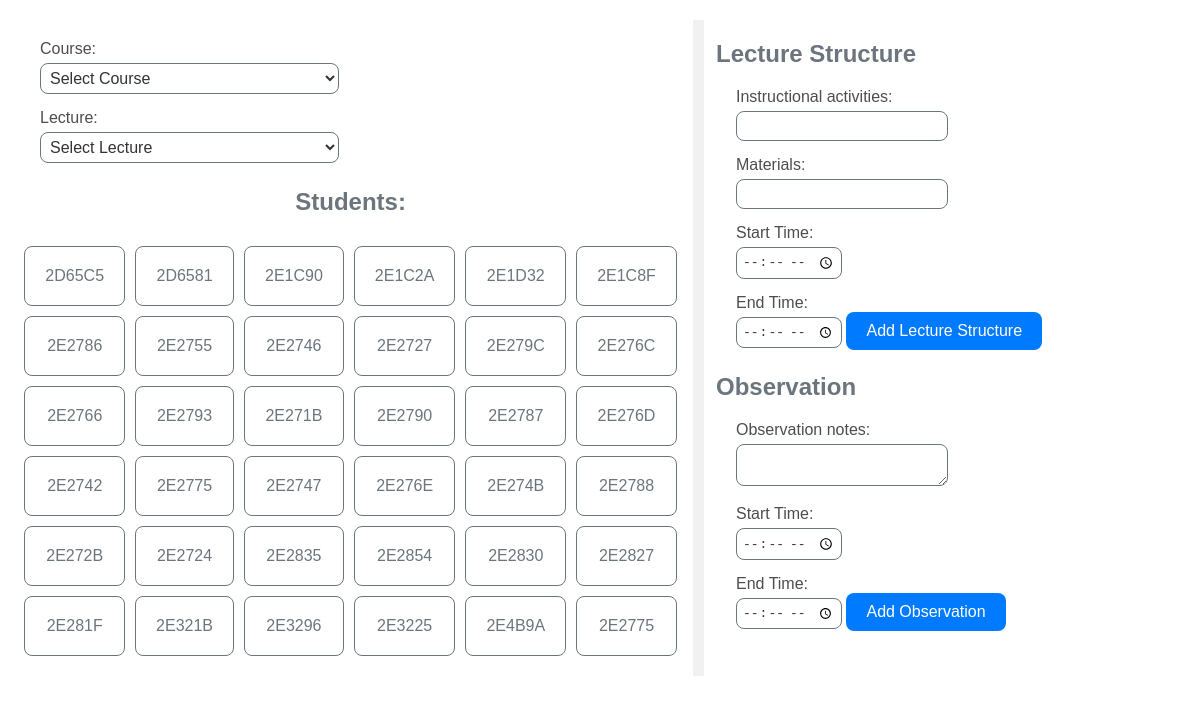
The page /FPapp/clicker/ on the database its author committed.
### FPapp/models.py (models this page shows, shortened)
class Student(models.Model):
    name = models.CharField(max_length=255)
    gender = models.CharField(max_length=10)
    courses = models.ManyToManyField('Course', through='Enrollment')

### FPapp/views.py (the view)
# urls.py: path('clicker/', views.clicker_view, name='clicker'),
def clicker_view(request):
    courses = Course.objects.all()
    students = Student.objects.all()
    context = {
        'courses': courses,
        'students': students,
    }
    return render(request, 'clicker.html', context)

### FPapp/templates/clicker.html (shortened to what this page needs)
<!DOCTYPE html>
<html>
<head>
    {% load static %}
    <link rel="stylesheet" type="text/css" href="{% static 'FPapp/styles.css' %}">
</head>
<body>
    <div class="container">
        <div class="left-section">
            <form method="POST">
                <div class="form-group">
                    <label for="course">Course:</label>
                    <select id="course" name="course" onchange="fetchLectures(this.value)">
                        <option value="">Select Course</option>
                    </select>
                    <label for="lecture">Lecture:</label>
                    <select id="lecture" name="lecture">
                        <option value="">Select Lecture</option>
                    </select>
                </div>
                <div class="students">
                    <h2>Students:</h2>
                    <div class="student-grid">
                        {% for student in students %}
                            <button type="button" onclick="sendClick('{{ student.id }}')">{{ student.name }}</button>
                        {% endfor %}
                    </div>
                </div>
            </form>
        </div>
        <div class="separator"></div>
        <div class="right-section">
            <div class="lecture-structure">
                <h2>Lecture Structure</h2>
                <form onsubmit="event.preventDefault(); addLectureStructure();">
                    <label for="structure_name">Instructional activities:</label>
                    <input type="text" id="structure_name" name="structure_name">
                    <label for="materials">Materials:</label>
                    <input type="text" id="materials" name="materials">
                    <label for="structure_start_time">Start Time:</label>
                    <input type="time" id="structure_start_time" name="structure_start_time" class="time-input">
                    <label for="structure_end_time">End Time:</label>
                    <input type="time" id="structure_end_time" name="structure_end_time" class="time-input">
                    <button type="submit">Add Lecture Structure</button>
                </form>
            </div>
            <div class="observation">
                <h2>Observation</h2>
                <form onsubmit="event.preventDefault(); addObservation();">
                    <label for="observation_text">Observation notes:</label>
                    <textarea id="observation_text" name="observation_text"></textarea>
                    <label for="observation_start_time">Start Time:</label>
                    <input type="time" id="observation_start_time" name="observation_start_time" class="time-input">
                    <label for="observation_end_time">End Time:</label>
                    <input type="time" id="observation_end_time" name="observation_end_time" class="time-input">
                    <button type="submit">Add Observation</button>
                </form>
            </div>
        </div>
    </div>
</body>
</html>

### static/FPapp/styles.css (style rules this page uses)
body { font-family: Arial, sans-serif; background-color: #FFFFFF; color: #333333; margin: 0; padding: 0; }
h2 { color: #6C757D; }
form { margin: 20px; }
label { display: block; margin-top: 10px; color: #4D4D4D; }
select, input, textarea { width: calc(50% - 12px); margin: 5px 0; padding: 5px; border: 1px solid #6C757D; border-radius: 8px; background-color: #FFFFFF; color: #333333; font-size: 1em; }
.time-input { width: calc(25% - 12px); }
button { padding: 10px 20px; border: none; border-radius: 8px; background-color: #007BFF; color: #FFFFFF; cursor: pointer; font-size: 16px; }
.container { display: flex; justify-content: space-between; padding: 20px; }
.left-section { width: 57%; }
.right-section { width: 40%; }
.separator { width: 1%; background-color: #F1F1F1; }
.students { display: flex; flex-wrap: wrap; justify-content: center; gap: 10px; }
.student-grid { display: grid; grid-template-columns: repeat(6, 1fr); grid-gap: 10px; }
.student-grid button { width: 100%; padding: 20px; border: 1px solid #6C757D; border-radius: 8px; background-color: #FFFFFF; color: #6C757D; cursor: pointer; transition: background-color 0.3s, color 0.3s; font-size: 1em; }

### rows shown on the page
Student: name "2D65C5"
Student: name "2D6581"
Student: name "2E1C90"
Student: name "2E1C2A"
Student: name "2E1D32"
Student: name "2E1C8F"
Student: name "2E2786"
Student: name "2E2755"
Student: name "2E2746"
Student: name "2E2727"
Student: name "2E279C"
Student: name "2E276C"
Student: name "2E2766"
Student: name "2E2793"
Student: name "2E271B"
Student: name "2E2790"
Student: name "2E2787"
Student: name "2E276D"
Student: name "2E2742"
Student: name "2E2775"
Student: name "2E2747"
Student: name "2E276E"
Student: name "2E274B"
Student: name "2E2788"
Student: name "2E272B"
Student: name "2E2724"
Student: name "2E2835"
Student: name "2E2854"
Student: name "2E2830"
Student: name "2E2827"
Student: name "2E281F"
Student: name "2E321B"
Student: name "2E3296"
Student: name "2E3225"
Student: name "2E4B9A"
Student: name "2E2775"
